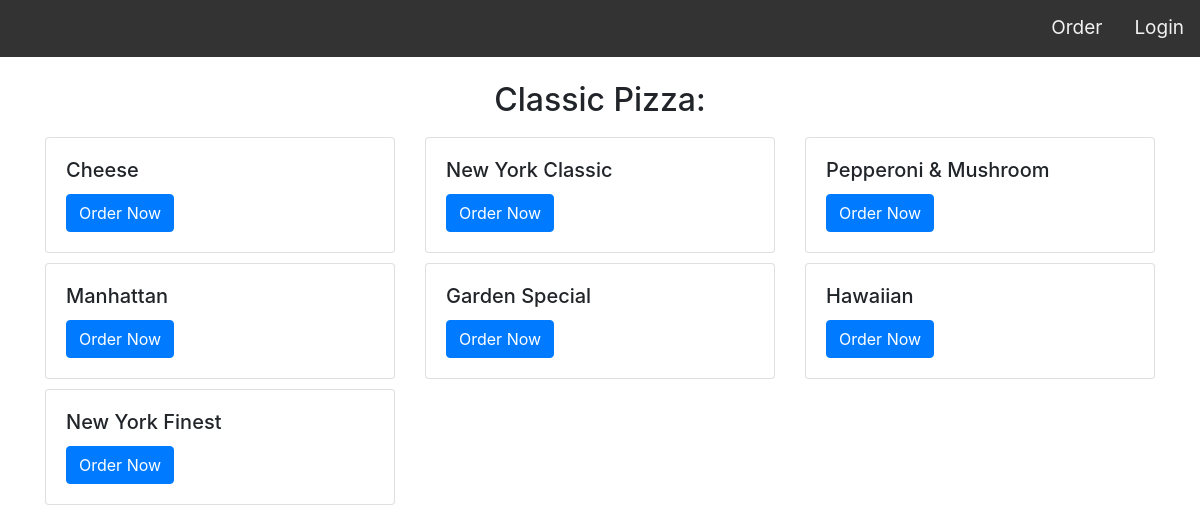
The page / on the database its author committed.
### tables this page shows
CREATE TABLE IF NOT EXISTS `tblitems` (
  `item_itemno` int(200) NOT NULL AUTO_INCREMENT,
  `item_name` longtext NOT NULL,
  `item_type` longtext NOT NULL,
  `item_small` int(200) NOT NULL,
  `item_medium` int(200) NOT NULL,
  `item_large` int(200) NOT NULL,
  PRIMARY KEY (`item_itemno`)
);

### index.php (the view, shortened to what this page needs)
<?php
	require 'mysql_connection.php';
?>
<!DOCTYPE html>
<html>
<head>
	<link rel="stylesheet" type="text/css" href="css/bootstrap.css">
	<link rel="stylesheet" type="text/css" href="css/style.css">
</head>
<body>
	<div class="topnav1">
	    <a href="login.php">Login</a>
	    <a href="order-page.php">Order</a>
	</div>
	<div class="container" style="margin-top: 2%;">
		<h2 style="text-align:center;">Classic Pizza:</h2>
		<div class="row">
			<?php
				$sql = "SELECT * FROM `tblitems` WHERE `item_type` LIKE '%Classic%'";
				$result = mysqli_query($con,$sql);
				while($row=mysqli_fetch_array($result)){
					echo '<div class="col-md-4" style="margin-top:10px;">
							<div class="card" >
							  <div class="card-body">
							    <h5 class="card-title">'.$row['item_name'].'</h5>
							    <a href="order-page.php" class="btn btn-primary">Order Now</a>
							  </div>
							</div>
						</div>';
				}
			?>
		</div>
	</div>
</body>
</html>

### css/style.css (style rules this page uses)
body { margin: 0; }
.topnav1 { overflow: hidden; background-color: #333; }
.topnav1 a { float: right; color: #f2f2f2; text-align: center; padding: 14px 16px; text-decoration: none; font-size: 19px; }

### rows shown on the page
tblitems: item_name "Cheese"
tblitems: item_name "New York Classic"
tblitems: item_name "Pepperoni & Mushroom"
tblitems: item_name "Manhattan"
tblitems: item_name "Garden Special"
tblitems: item_name "Hawaiian"
tblitems: item_name "New York Finest"
